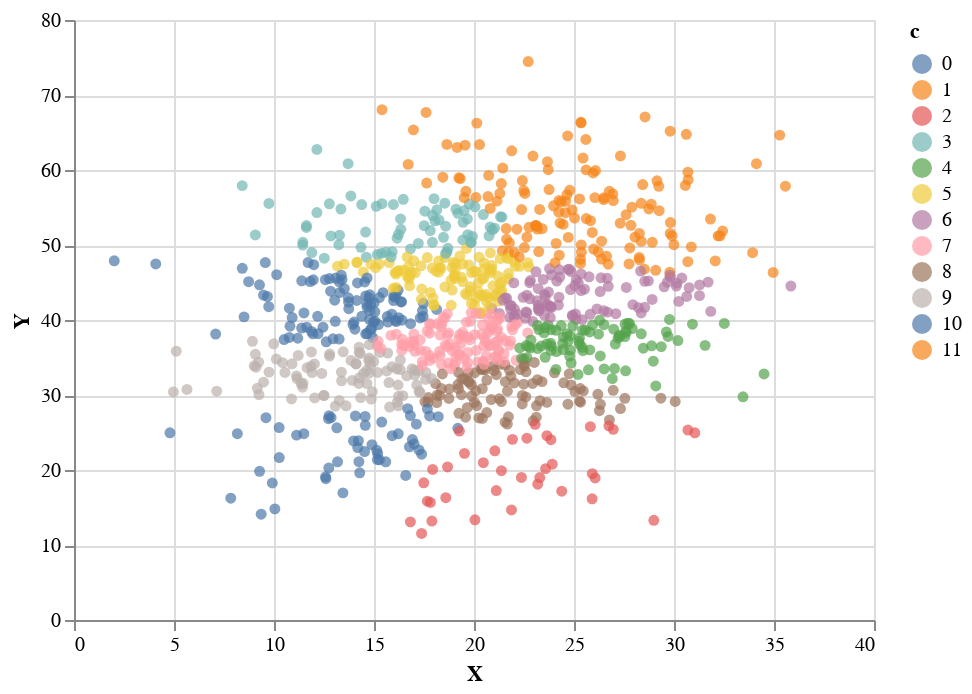

The notebook cell saved with this chart:
### Code cell
display_with_class(df.sample(fraction=float(1000 / num_data)).toPandas())

### Figure 1 — Vega-Lite specification as saved in the notebook (floating-point values rounded to 4 significant figures; data arrays with more than 128 entries replaced by an {"elided": "..."} marker saying what was removed)
{"config": {"view": {"continuousWidth": 400, "continuousHeight": 300}}, "data": {"name": "data-ad84e5a4a50c419d1a04dccfcf67c7cc"}, "mark": "circle", "encoding": {"color": {"type": "nominal", "field": "c"}, "x": {"type": "quantitative", "field": "X"}, "y": {"type": "quantitative", "field": "Y"}}, "$schema": "https://vega.github.io/schema/vega-lite/v4.8.1.json", "datasets": {"data-ad84e5a4a50c419d1a04dccfcf67c7cc": {"elided": "972 records"}}}
